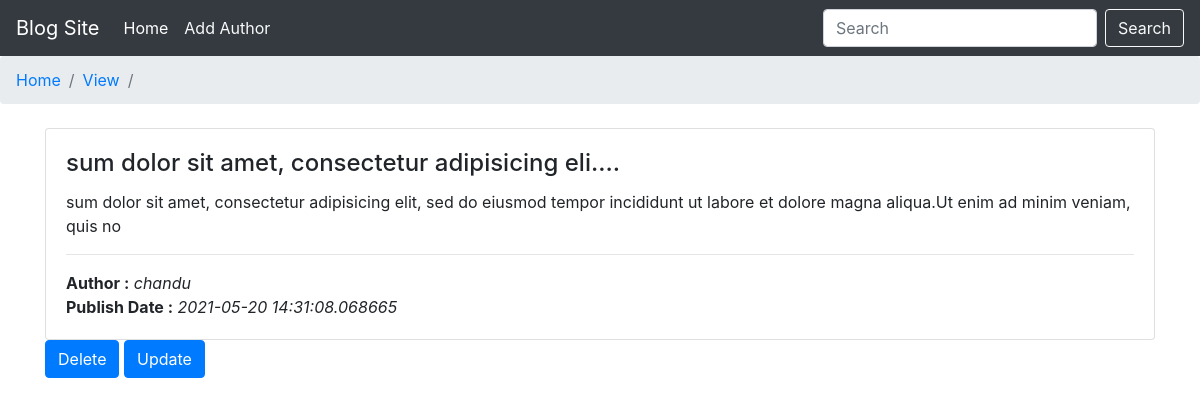
Screenshot of /view/1 with the database file from the repository.
### app.py (models this page shows)
class Blog(db.Model):
    id = db.Column(db.Integer, primary_key=True)
    author = db.Column(db.Integer, db.ForeignKey('author.id'), nullable=False)
    title = db.Column(db.String(80), nullable=False)
    desciption = db.Column(db.String(1000), nullable=False)
    pub_date = db.Column(db.DateTime, nullable=False, default=datetime.utcnow)
    def __repr__(self):
        return '<Blog %r>' % self.title

### app.py (the view)
@app.route("/view/<int:s_no>", methods=['GET', 'POST'])
def viewblog(s_no):
    print(s_no)
    blog = Blog.query.filter_by(id=s_no).first()
    print(blog)
    return render_template('viewblog.html', blog=blog)

### templates/viewblog.html (shortened to what this page needs)
{% extends 'base.html' %} {% block title %} home {% endblock title %} {% block
main %}
<nav class="breadcrumb">
  <a class="breadcrumb-item" href="/">Home</a>
  <a class="breadcrumb-item" href="#">View</a>
  <span class="breadcrumb-item active"></span>
</nav>
<div class="container mt-4">
  <div class="card-rows">
    <div class="card">
      <div class="card-body">
        <h4 class="card-title">{{ blog.title }}</h4>
        <p class="card-text">{{ blog.desciption }}</p>
        <hr />
        <b>Author :</b> <i>{{ blog.author }}</i>
        <br />
        <b>Publish Date :</b> <i>{{ blog.pub_date }}</i>
      </div>
    </div>
  </div>
  <a  class="btn btn-primary" href="/delete/{{blog.id}}" role="button"> Delete</a>
  <a  class="btn btn-primary" href="/updateform/{{blog.id}}" role="button"> Update</a>
</div>
{% endblock main %}

### rows the page displays
Blog: title "sum dolor sit amet, consectetur adipisicing eli....", desciption "sum dolor sit amet, consectetur adipisicing elit, sed do eiusmod tempor incididunt ut labore et dolore magna aliqua.Ut enim ad minim veniam, quis no", author "chandu", pub_date "2021-05-20 14:31:08.068665"
